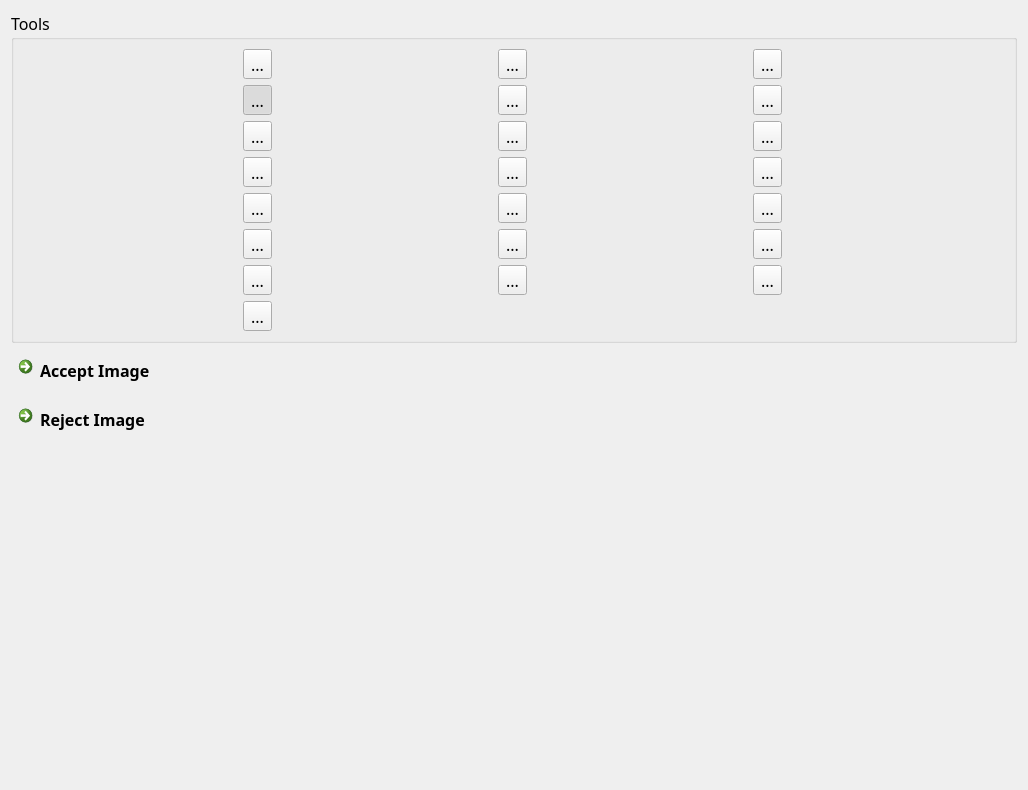
<?xml version="1.0" encoding="UTF-8"?>
<ui version="4.0">
 <class>ImageEditDialog</class>
 <widget class="QDialog" name="ImageEditDialog">
  <property name="geometry">
   <rect>
    <x>0</x>
    <y>0</y>
    <width>1028</width>
    <height>790</height>
   </rect>
  </property>
  <property name="font">
   <font>
    <family>微软雅黑</family>
    <pointsize>12</pointsize>
   </font>
  </property>
  <property name="windowTitle">
   <string>Image Editor</string>
  </property>
  <layout class="QHBoxLayout" name="horizontalLayout">
   <item>
    <layout class="QVBoxLayout" name="verticalLayout">
     <item>
      <widget class="QGroupBox" name="groupBox_8">
       <property name="title">
        <string>Tools</string>
       </property>
       <layout class="QGridLayout" name="gridLayout_7">
        <item row="2" column="0">
         <widget class="QToolButton" name="imageZoomButton">
          <property name="toolTip">
           <string>Zoomin/Zoomout</string>
          </property>
          <property name="text">
           <string>...</string>
          </property>
          <property name="icon">
           <iconset resource="../resources.qrc">
            <normaloff>:/imagetool/Resources/imagetool/zoom.png</normaloff>:/imagetool/Resources/imagetool/zoom.png</iconset>
          </property>
          <property name="iconSize">
           <size>
            <width>48</width>
            <height>48</height>
           </size>
          </property>
          <property name="arrowType">
           <enum>Qt::NoArrow</enum>
          </property>
         </widget>
        </item>
        <item row="3" column="2">
         <widget class="QToolButton" name="imageHFllipButton">
          <property name="toolTip">
           <string>Horizontal flip</string>
          </property>
          <property name="text">
           <string>...</string>
          </property>
          <property name="icon">
           <iconset resource="../resources.qrc">
            <normaloff>:/imagetool/Resources/imagetool/hflip.png</normaloff>:/imagetool/Resources/imagetool/hflip.png</iconset>
          </property>
          <property name="iconSize">
           <size>
            <width>48</width>
            <height>48</height>
           </size>
          </property>
          <property name="arrowType">
           <enum>Qt::NoArrow</enum>
          </property>
         </widget>
        </item>
        <item row="3" column="3">
         <widget class="QToolButton" name="imageVFlipButton">
          <property name="toolTip">
           <string>Vertical Flip</string>
          </property>
          <property name="text">
           <string>...</string>
          </property>
          <property name="icon">
           <iconset resource="../resources.qrc">
            <normaloff>:/imagetool/Resources/imagetool/vflip.png</normaloff>:/imagetool/Resources/imagetool/vflip.png</iconset>
          </property>
          <property name="iconSize">
           <size>
            <width>48</width>
            <height>48</height>
           </size>
          </property>
          <property name="arrowType">
           <enum>Qt::NoArrow</enum>
          </property>
         </widget>
        </item>
        <item row="2" column="2">
         <widget class="QToolButton" name="imageRotateCCWButton">
          <property name="toolTip">
           <string>Rotate image by 90 counter clockwise</string>
          </property>
          <property name="text">
           <string>...</string>
          </property>
          <property name="icon">
           <iconset resource="../resources.qrc">
            <normaloff>:/imagetool/Resources/imagetool/rotateccw.png</normaloff>:/imagetool/Resources/imagetool/rotateccw.png</iconset>
          </property>
          <property name="iconSize">
           <size>
            <width>48</width>
            <height>48</height>
           </size>
          </property>
          <property name="arrowType">
           <enum>Qt::NoArrow</enum>
          </property>
         </widget>
        </item>
        <item row="2" column="3">
         <widget class="QToolButton" name="imageRotateCWButton">
          <property name="toolTip">
           <string>Rotate image by 90 clockwise</string>
          </property>
          <property name="text">
           <string>...</string>
          </property>
          <property name="icon">
           <iconset resource="../resources.qrc">
            <normaloff>:/imagetool/Resources/imagetool/rotatecw.png</normaloff>:/imagetool/Resources/imagetool/rotatecw.png</iconset>
          </property>
          <property name="iconSize">
           <size>
            <width>48</width>
            <height>48</height>
           </size>
          </property>
          <property name="arrowType">
           <enum>Qt::NoArrow</enum>
          </property>
         </widget>
        </item>
        <item row="1" column="0">
         <widget class="QToolButton" name="imageCutButton">
          <property name="toolTip">
           <string>Cut image</string>
          </property>
          <property name="text">
           <string>...</string>
          </property>
          <property name="icon">
           <iconset resource="../resources.qrc">
            <normaloff>:/imagetool/Resources/imagetool/edit_cut.png</normaloff>:/imagetool/Resources/imagetool/edit_cut.png</iconset>
          </property>
          <property name="iconSize">
           <size>
            <width>48</width>
            <height>48</height>
           </size>
          </property>
          <property name="checkable">
           <bool>true</bool>
          </property>
          <property name="checked">
           <bool>true</bool>
          </property>
          <property name="arrowType">
           <enum>Qt::NoArrow</enum>
          </property>
         </widget>
        </item>
        <item row="3" column="0">
         <widget class="QToolButton" name="imagePanButton">
          <property name="toolTip">
           <string>Pan</string>
          </property>
          <property name="text">
           <string>...</string>
          </property>
          <property name="icon">
           <iconset resource="../resources.qrc">
            <normaloff>:/imagetool/Resources/imagetool/pan.png</normaloff>:/imagetool/Resources/imagetool/pan.png</iconset>
          </property>
          <property name="iconSize">
           <size>
            <width>48</width>
            <height>48</height>
           </size>
          </property>
          <property name="arrowType">
           <enum>Qt::NoArrow</enum>
          </property>
         </widget>
        </item>
        <item row="1" column="2">
         <widget class="QToolButton" name="imageUndoButton">
          <property name="toolTip">
           <string>Adjust Window width and center</string>
          </property>
          <property name="text">
           <string>...</string>
          </property>
          <property name="icon">
           <iconset resource="../resources.qrc">
            <normaloff>:/imagetool/Resources/imagetool/undo.png</normaloff>:/imagetool/Resources/imagetool/undo.png</iconset>
          </property>
          <property name="iconSize">
           <size>
            <width>48</width>
            <height>48</height>
           </size>
          </property>
          <property name="arrowType">
           <enum>Qt::NoArrow</enum>
          </property>
         </widget>
        </item>
        <item row="0" column="0">
         <widget class="QToolButton" name="imageRFlagButton">
          <property name="toolTip">
           <string>Add R flag</string>
          </property>
          <property name="text">
           <string>...</string>
          </property>
          <property name="icon">
           <iconset resource="../resources.qrc">
            <normaloff>:/imagetool/Resources/imagetool/r_flag.png</normaloff>:/imagetool/Resources/imagetool/r_flag.png</iconset>
          </property>
          <property name="iconSize">
           <size>
            <width>48</width>
            <height>48</height>
           </size>
          </property>
          <property name="arrowType">
           <enum>Qt::NoArrow</enum>
          </property>
         </widget>
        </item>
        <item row="0" column="2">
         <widget class="QToolButton" name="imageLFlagButton">
          <property name="toolTip">
           <string>Add L flag</string>
          </property>
          <property name="text">
           <string>...</string>
          </property>
          <property name="icon">
           <iconset resource="../resources.qrc">
            <normaloff>:/imagetool/Resources/imagetool/l_flag.png</normaloff>:/imagetool/Resources/imagetool/l_flag.png</iconset>
          </property>
          <property name="iconSize">
           <size>
            <width>48</width>
            <height>48</height>
           </size>
          </property>
          <property name="arrowType">
           <enum>Qt::NoArrow</enum>
          </property>
         </widget>
        </item>
        <item row="0" column="3">
         <widget class="QToolButton" name="imageFlagFontButton">
          <property name="toolTip">
           <string>Flag font</string>
          </property>
          <property name="text">
           <string>...</string>
          </property>
          <property name="icon">
           <iconset resource="../resources.qrc">
            <normaloff>:/imagetool/Resources/imagetool/textfont.png</normaloff>:/imagetool/Resources/imagetool/textfont.png</iconset>
          </property>
          <property name="iconSize">
           <size>
            <width>48</width>
            <height>48</height>
           </size>
          </property>
          <property name="arrowType">
           <enum>Qt::NoArrow</enum>
          </property>
         </widget>
        </item>
        <item row="1" column="3">
         <widget class="QToolButton" name="imageRedoButton">
          <property name="toolTip">
           <string>Line</string>
          </property>
          <property name="text">
           <string>...</string>
          </property>
          <property name="icon">
           <iconset resource="../resources.qrc">
            <normaloff>:/imagetool/Resources/imagetool/redo.png</normaloff>:/imagetool/Resources/imagetool/redo.png</iconset>
          </property>
          <property name="iconSize">
           <size>
            <width>48</width>
            <height>48</height>
           </size>
          </property>
          <property name="arrowType">
           <enum>Qt::NoArrow</enum>
          </property>
         </widget>
        </item>
        <item row="7" column="2">
         <widget class="QToolButton" name="imageArrowButton">
          <property name="toolTip">
           <string>Arrow</string>
          </property>
          <property name="text">
           <string>...</string>
          </property>
          <property name="icon">
           <iconset resource="../resources.qrc">
            <normaloff>:/imagetool/Resources/imagetool/arrow.png</normaloff>:/imagetool/Resources/imagetool/arrow.png</iconset>
          </property>
          <property name="iconSize">
           <size>
            <width>48</width>
            <height>48</height>
           </size>
          </property>
          <property name="arrowType">
           <enum>Qt::NoArrow</enum>
          </property>
         </widget>
        </item>
        <item row="7" column="0">
         <widget class="QToolButton" name="imageAnnotationButton">
          <property name="toolTip">
           <string>Text</string>
          </property>
          <property name="text">
           <string>...</string>
          </property>
          <property name="icon">
           <iconset resource="../resources.qrc">
            <normaloff>:/imagetool/Resources/imagetool/Text.png</normaloff>:/imagetool/Resources/imagetool/Text.png</iconset>
          </property>
          <property name="iconSize">
           <size>
            <width>48</width>
            <height>48</height>
           </size>
          </property>
          <property name="arrowType">
           <enum>Qt::NoArrow</enum>
          </property>
         </widget>
        </item>
        <item row="6" column="3">
         <widget class="QToolButton" name="imageRectangleButton">
          <property name="toolTip">
           <string>Rectangle</string>
          </property>
          <property name="text">
           <string>...</string>
          </property>
          <property name="icon">
           <iconset resource="../resources.qrc">
            <normaloff>:/imagetool/Resources/imagetool/rectangle.png</normaloff>:/imagetool/Resources/imagetool/rectangle.png</iconset>
          </property>
          <property name="iconSize">
           <size>
            <width>48</width>
            <height>48</height>
           </size>
          </property>
          <property name="arrowType">
           <enum>Qt::NoArrow</enum>
          </property>
         </widget>
        </item>
        <item row="6" column="2">
         <widget class="QToolButton" name="imageEllipseButton">
          <property name="toolTip">
           <string>Ecllipse</string>
          </property>
          <property name="text">
           <string>...</string>
          </property>
          <property name="icon">
           <iconset resource="../resources.qrc">
            <normaloff>:/imagetool/Resources/imagetool/ecllipse.png</normaloff>:/imagetool/Resources/imagetool/ecllipse.png</iconset>
          </property>
          <property name="iconSize">
           <size>
            <width>48</width>
            <height>48</height>
           </size>
          </property>
          <property name="arrowType">
           <enum>Qt::NoArrow</enum>
          </property>
         </widget>
        </item>
        <item row="6" column="0">
         <widget class="QToolButton" name="imageCobbAngleButton">
          <property name="toolTip">
           <string>Cobbangle</string>
          </property>
          <property name="text">
           <string>...</string>
          </property>
          <property name="icon">
           <iconset resource="../resources.qrc">
            <normaloff>:/imagetool/Resources/imagetool/cobbangle.png</normaloff>:/imagetool/Resources/imagetool/cobbangle.png</iconset>
          </property>
          <property name="iconSize">
           <size>
            <width>48</width>
            <height>48</height>
           </size>
          </property>
          <property name="arrowType">
           <enum>Qt::NoArrow</enum>
          </property>
         </widget>
        </item>
        <item row="5" column="3">
         <widget class="QToolButton" name="imageAngleButton">
          <property name="toolTip">
           <string>Angle</string>
          </property>
          <property name="text">
           <string>...</string>
          </property>
          <property name="icon">
           <iconset resource="../resources.qrc">
            <normaloff>:/imagetool/Resources/imagetool/angle.png</normaloff>:/imagetool/Resources/imagetool/angle.png</iconset>
          </property>
          <property name="iconSize">
           <size>
            <width>48</width>
            <height>48</height>
           </size>
          </property>
          <property name="arrowType">
           <enum>Qt::NoArrow</enum>
          </property>
         </widget>
        </item>
        <item row="5" column="2">
         <widget class="QToolButton" name="imageRulerButton">
          <property name="toolTip">
           <string>Ruler</string>
          </property>
          <property name="text">
           <string>...</string>
          </property>
          <property name="icon">
           <iconset resource="../resources.qrc">
            <normaloff>:/imagetool/Resources/imagetool/length.png</normaloff>:/imagetool/Resources/imagetool/length.png</iconset>
          </property>
          <property name="iconSize">
           <size>
            <width>48</width>
            <height>48</height>
           </size>
          </property>
          <property name="arrowType">
           <enum>Qt::NoArrow</enum>
          </property>
         </widget>
        </item>
        <item row="5" column="0">
         <widget class="QToolButton" name="imageNegativeButton">
          <property name="toolTip">
           <string>Negative image</string>
          </property>
          <property name="text">
           <string>...</string>
          </property>
          <property name="icon">
           <iconset resource="../resources.qrc">
            <normaloff>:/imagetool/Resources/imagetool/negative.png</normaloff>:/imagetool/Resources/imagetool/negative.png</iconset>
          </property>
          <property name="iconSize">
           <size>
            <width>48</width>
            <height>48</height>
           </size>
          </property>
          <property name="arrowType">
           <enum>Qt::NoArrow</enum>
          </property>
         </widget>
        </item>
        <item row="7" column="3">
         <widget class="QToolButton" name="imageItemDeleteButton">
          <property name="toolTip">
           <string>Delete</string>
          </property>
          <property name="text">
           <string>...</string>
          </property>
          <property name="icon">
           <iconset resource="../resources.qrc">
            <normaloff>:/imagetool/Resources/imagetool/delete.png</normaloff>:/imagetool/Resources/imagetool/delete.png</iconset>
          </property>
          <property name="iconSize">
           <size>
            <width>48</width>
            <height>48</height>
           </size>
          </property>
          <property name="arrowType">
           <enum>Qt::NoArrow</enum>
          </property>
         </widget>
        </item>
        <item row="8" column="0">
         <widget class="QToolButton" name="imageResetButton">
          <property name="toolTip">
           <string>Reset</string>
          </property>
          <property name="text">
           <string>...</string>
          </property>
          <property name="icon">
           <iconset resource="../resources.qrc">
            <normaloff>:/imagetool/Resources/imagetool/reset.png</normaloff>:/imagetool/Resources/imagetool/reset.png</iconset>
          </property>
          <property name="iconSize">
           <size>
            <width>48</width>
            <height>48</height>
           </size>
          </property>
          <property name="arrowType">
           <enum>Qt::NoArrow</enum>
          </property>
         </widget>
        </item>
       </layout>
      </widget>
     </item>
     <item>
      <widget class="QCommandLinkButton" name="imageOkButton">
       <property name="styleSheet">
        <string notr="true">font: 12pt &quot;微软雅黑&quot;;</string>
       </property>
       <property name="text">
        <string>Accept Image</string>
       </property>
      </widget>
     </item>
     <item>
      <widget class="QCommandLinkButton" name="imageCancelButton">
       <property name="styleSheet">
        <string notr="true">font: 12pt &quot;微软雅黑&quot;;</string>
       </property>
       <property name="text">
        <string>Reject Image</string>
       </property>
      </widget>
     </item>
     <item>
      <spacer name="verticalSpacer">
       <property name="orientation">
        <enum>Qt::Vertical</enum>
       </property>
       <property name="sizeHint" stdset="0">
        <size>
         <width>20</width>
         <height>40</height>
        </size>
       </property>
      </spacer>
     </item>
    </layout>
   </item>
  </layout>
 </widget>
 <resources>
  <include location="../resources.qrc"/>
 </resources>
 <connections/>
</ui>
